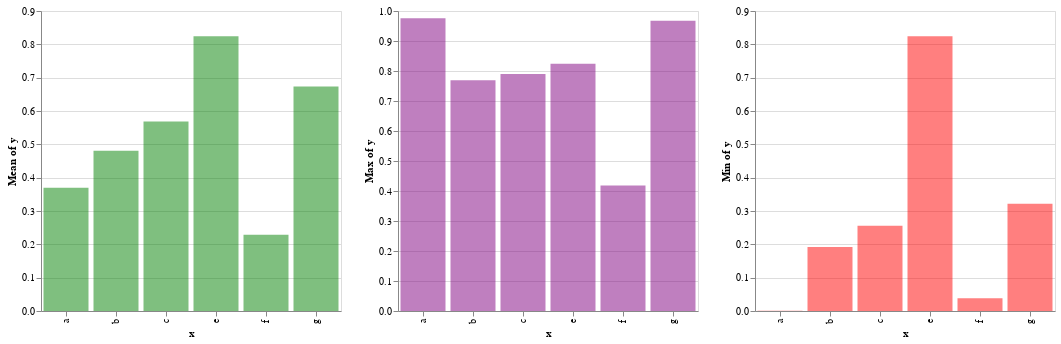

Notebook cell for this chart:
### Markdown cell above
## Barplot

### Code cell
x = rand(collect('a':'g'),20)
y = rand(20)

# Note that the theming is not working for multiple plots concatenated
p = [barplot(x,y,y_agg="mean",color="green",opacity=0.5) barplot(x,y,y_agg="max",color="purple",opacity=0.5) barplot(x,y,y_agg="min",color="red",opacity=0.5)]

### Figure 1 — Vega-Lite specification as saved in the notebook (floating-point values rounded to 4 significant figures)
{"hconcat": [{"background": "#333", "config": {"axis": {}, "style": {"guide-label": {"fill": "white"}, "guide-title": {"fill": "white"}}, "title": {"color": "white"}}, "data": {"values": [{"x": "g", "y": 0.9676}, {"x": "a", "y": 0.9756}, {"x": "a", "y": 0.1306}, {"x": "c", "y": 0.5751}, {"x": "c", "y": 0.6922}, {"x": "g", "y": 0.322}, {"x": "a", "y": 0.8696}, {"x": "c", "y": 0.2559}, {"x": "a", "y": 0.0009381}, {"x": "e", "y": 0.8241}, {"x": "a", "y": 0.2933}, {"x": "g", "y": 0.7318}, {"x": "f", "y": 0.0381}, {"x": "b", "y": 0.1922}, {"x": "f", "y": 0.4187}, {"x": "b", "y": 0.7692}, {"x": "a", "y": 0.0372}, {"x": "c", "y": 0.5293}, {"x": "c", "y": 0.7902}, {"x": "a", "y": 0.2792}]}, "encoding": {"color": {"value": "green"}, "x": {"field": "x", "type": "nominal"}, "y": {"aggregate": "mean", "field": "y", "type": "quantitative"}}, "height": 300, "mark": {"opacity": 0.5, "type": "bar"}, "width": 300}, {"background": "#333", "config": {"axis": {}, "style": {"guide-label": {"fill": "white"}, "guide-title": {"fill": "white"}}, "title": {"color": "white"}}, "data": {"values": [{"x": "g", "y": 0.9676}, {"x": "a", "y": 0.9756}, {"x": "a", "y": 0.1306}, {"x": "c", "y": 0.5751}, {"x": "c", "y": 0.6922}, {"x": "g", "y": 0.322}, {"x": "a", "y": 0.8696}, {"x": "c", "y": 0.2559}, {"x": "a", "y": 0.0009381}, {"x": "e", "y": 0.8241}, {"x": "a", "y": 0.2933}, {"x": "g", "y": 0.7318}, {"x": "f", "y": 0.0381}, {"x": "b", "y": 0.1922}, {"x": "f", "y": 0.4187}, {"x": "b", "y": 0.7692}, {"x": "a", "y": 0.0372}, {"x": "c", "y": 0.5293}, {"x": "c", "y": 0.7902}, {"x": "a", "y": 0.2792}]}, "encoding": {"color": {"value": "purple"}, "x": {"field": "x", "type": "nominal"}, "y": {"aggregate": "max", "field": "y", "type": "quantitative"}}, "height": 300, "mark": {"opacity": 0.5, "type": "bar"}, "width": 300}, {"background": "#333", "config": {"axis": {}, "style": {"guide-label": {"fill": "white"}, "guide-title": {"fill": "white"}}, "title": {"color": "white"}}, "data": {"values": [{"x": "g", "y": 0.9676}, {"x": "a", "y": 0.9756}, {"x": "a", "y": 0.1306}, {"x": "c", "y": 0.5751}, {"x": "c", "y": 0.6922}, {"x": "g", "y": 0.322}, {"x": "a", "y": 0.8696}, {"x": "c", "y": 0.2559}, {"x": "a", "y": 0.0009381}, {"x": "e", "y": 0.8241}, {"x": "a", "y": 0.2933}, {"x": "g", "y": 0.7318}, {"x": "f", "y": 0.0381}, {"x": "b", "y": 0.1922}, {"x": "f", "y": 0.4187}, {"x": "b", "y": 0.7692}, {"x": "a", "y": 0.0372}, {"x": "c", "y": 0.5293}, {"x": "c", "y": 0.7902}, {"x": "a", "y": 0.2792}]}, "encoding": {"color": {"value": "red"}, "x": {"field": "x", "type": "nominal"}, "y": {"aggregate": "min", "field": "y", "type": "quantitative"}}, "height": 300, "mark": {"opacity": 0.5, "type": "bar"}, "width": 300}]}
